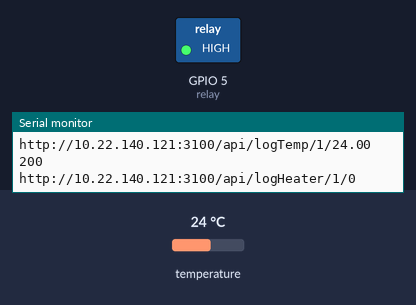
A sketch run on a simulated ESP8266 (NodeMCU). Parts: switched loads named in the sketch (green lamp = pin HIGH), the last lines printed to the serial monitor. Inputs (shaded band) come from the test bench; at power-on: temperature 24 °C. WiFi joins after 1.5 s; servers stay silent unless stated; uploads are accepted with an empty reply.

Above: at 3.3 s.
3.4 s: temperature set to 29.6 °C
11.3 s: temperature set to 30.7 °C
At 17.7 s:
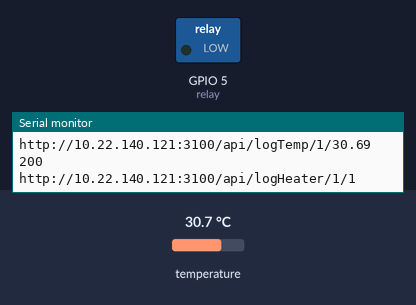
18.9 s: temperature set to 12 °C
At 24.9 s:
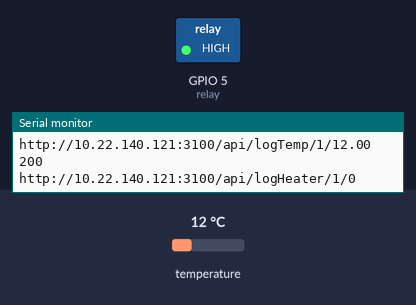
26.5 s: temperature set to 33 °C
At 32.3 s:
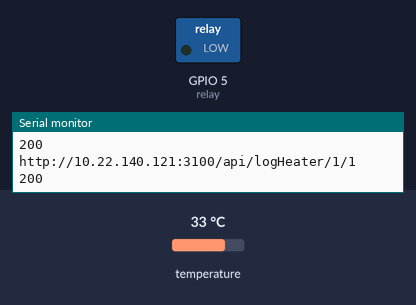
Timing chart, 0 to 33.8 s (numbered marks = the images above; inputs shaded):
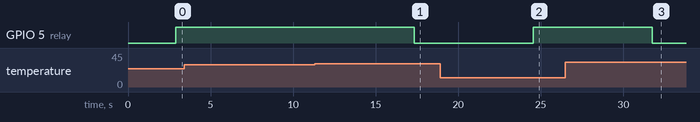

Measured:
- the behaviour switches between 29.9 and 30 °C on temperature (found by bisection; images 0 and 1)
- after the input at 11.3 s, GPIO 5 (relay): HIGH → LOW after 6.0 s
- after the input at 18.9 s, GPIO 5 (relay): LOW → HIGH after 5.6 s
- after the input at 26.5 s, GPIO 5 (relay): HIGH → LOW after 5.3 s

The sketch:

heater_y_temp.ino
```cpp
//Notas: El relay esta conectado a D1 y el sensor a D4

#include <OneWire.h>
#include <DallasTemperature.h>
#include <ESP8266WiFi.h>
#include <WiFiClient.h>
#include <ESP8266HTTPClient.h>


const int relay = 5; // relay
#define ONE_WIRE_BUS 2  // sensor

OneWire oneWire(ONE_WIRE_BUS);
DallasTemperature sensors(&oneWire);

// WiFi configuration
const char* ssid = "Tec-IoT";           // Change to your WiFi network SSID
const char* password = "spotless.magnetic.bridge";  // Change to your WiFi network password

// HTTPClient and WiFiClient objects
HTTPClient httpClient;
WiFiClient wClient;

String URL = "http://10.22.140.121:3100";  // Change to your database URL

int relayState = 0;  // Initialize the relay state variable to 0 (inactive)

void setup() {
  Serial.begin(9600);
  pinMode(relay, OUTPUT);
  Serial.println("***Inicializando conexión a MySQL***");

  // Initialize DallasTemperature sensor
  sensors.begin();

  // Connect to WiFi
  WiFi.mode(WIFI_STA);
  WiFi.disconnect();
  delay(100);
  WiFi.begin(ssid, password);
  Serial.print("Conectando a red WiFi \"");
  Serial.print(ssid);
  Serial.print("\"");
  while (WiFi.status() != WL_CONNECTED) {
    delay(500);
    Serial.print(".");
  }
  Serial.print("\nConectado! IP: ");
  Serial.println(WiFi.localIP());
  delay(500);
}

void logHeaterState(int state) {
  if (WiFi.status() == WL_CONNECTED) {
    String endpoint = "/api/logHeater/1/" + String(state);  // Cambia el 1 por el ID de tu dispositivo si es diferente
    String data = URL + endpoint;
    Serial.println(data);

    httpClient.begin(wClient, data.c_str());
    httpClient.addHeader("Content-Type", "application/json");
    int httpResponseCode = httpClient.POST("");  // Usar una cadena vacía para la solicitud POST
    Serial.println(httpResponseCode);
    httpClient.end();
  }
}

void logIntento(float t) {
  if (WiFi.status() == WL_CONNECTED) {
    String endpoint = "/api/logTemp/1/" + String(t);
    String data = URL + endpoint;
    Serial.println(data);

    httpClient.begin(wClient, data.c_str());
    httpClient.addHeader("Content-Type", "application/json");
    int httpResponseCode = httpClient.POST("");  // Use an empty string for the POST request
    Serial.println(httpResponseCode);
    httpClient.end();
  }
  return;
}

void loop() {
  // Read temperature from DallasTemperature sensor
  sensors.requestTemperatures();
  float tDallas = sensors.getTempCByIndex(0);

  if (tDallas != DEVICE_DISCONNECTED_C) {
    Serial.print("Temperatura Dallas: ");
    Serial.print(tDallas);
    Serial.print(" ºC\t");

    // Check temperature and control the relay
    if (tDallas >= 30) {
      digitalWrite(relay, LOW);  // Activate the relay
      Serial.println("Relay activated (Current Flowing)");
      relayState = 1;  // Update the relay state variable to 1 (active)
    } else {
      digitalWrite(relay, HIGH);  // Deactivate the relay
      Serial.println("Relay deactivated (Current not Flowing)");
      relayState = 0;  // Update the relay state variable to 0 (inactive)
    }

    // Upload data to the database
    logIntento(tDallas);
    logHeaterState(relayState);
  } else {
    Serial.println("Error: Could not read temperature data from DallasTemperature sensor");
  }

  delay(6000);  // Delay for 1 minute (60,000 milliseconds) before the next iteration
}
```
